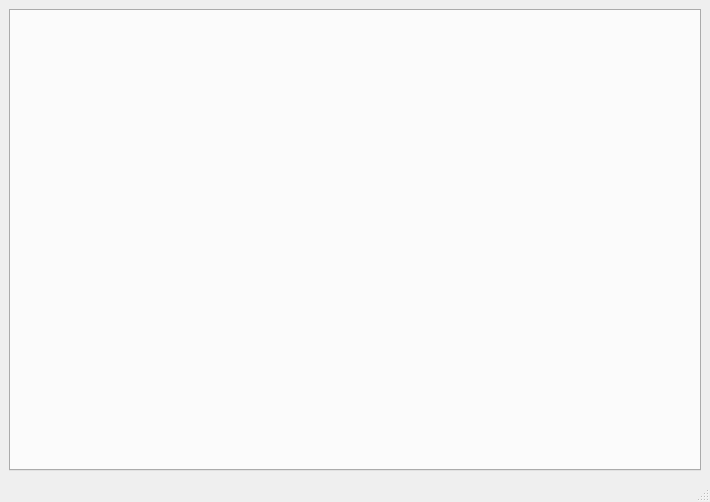
<?xml version="1.0" encoding="UTF-8"?>
<ui version="4.0">
 <class>APBinLog</class>
 <widget class="QMainWindow" name="APBinLog">
  <property name="geometry">
   <rect>
    <x>0</x>
    <y>0</y>
    <width>710</width>
    <height>502</height>
   </rect>
  </property>
  <property name="windowTitle">
   <string>MainWindow</string>
  </property>
  <widget class="QWidget" name="centralwidget">
   <layout class="QGridLayout" name="gridLayout">
    <item row="0" column="0">
     <widget class="QTabWidget" name="tabWidget">
      <property name="currentIndex">
       <number>-1</number>
      </property>
      <property name="tabsClosable">
       <bool>true</bool>
      </property>
      <property name="movable">
       <bool>false</bool>
      </property>
     </widget>
    </item>
   </layout>
  </widget>
  <widget class="QMenuBar" name="menubar">
   <property name="geometry">
    <rect>
     <x>0</x>
     <y>0</y>
     <width>710</width>
     <height>22</height>
    </rect>
   </property>
  </widget>
  <widget class="QStatusBar" name="statusbar"/>
 </widget>
 <resources/>
 <connections/>
</ui>
